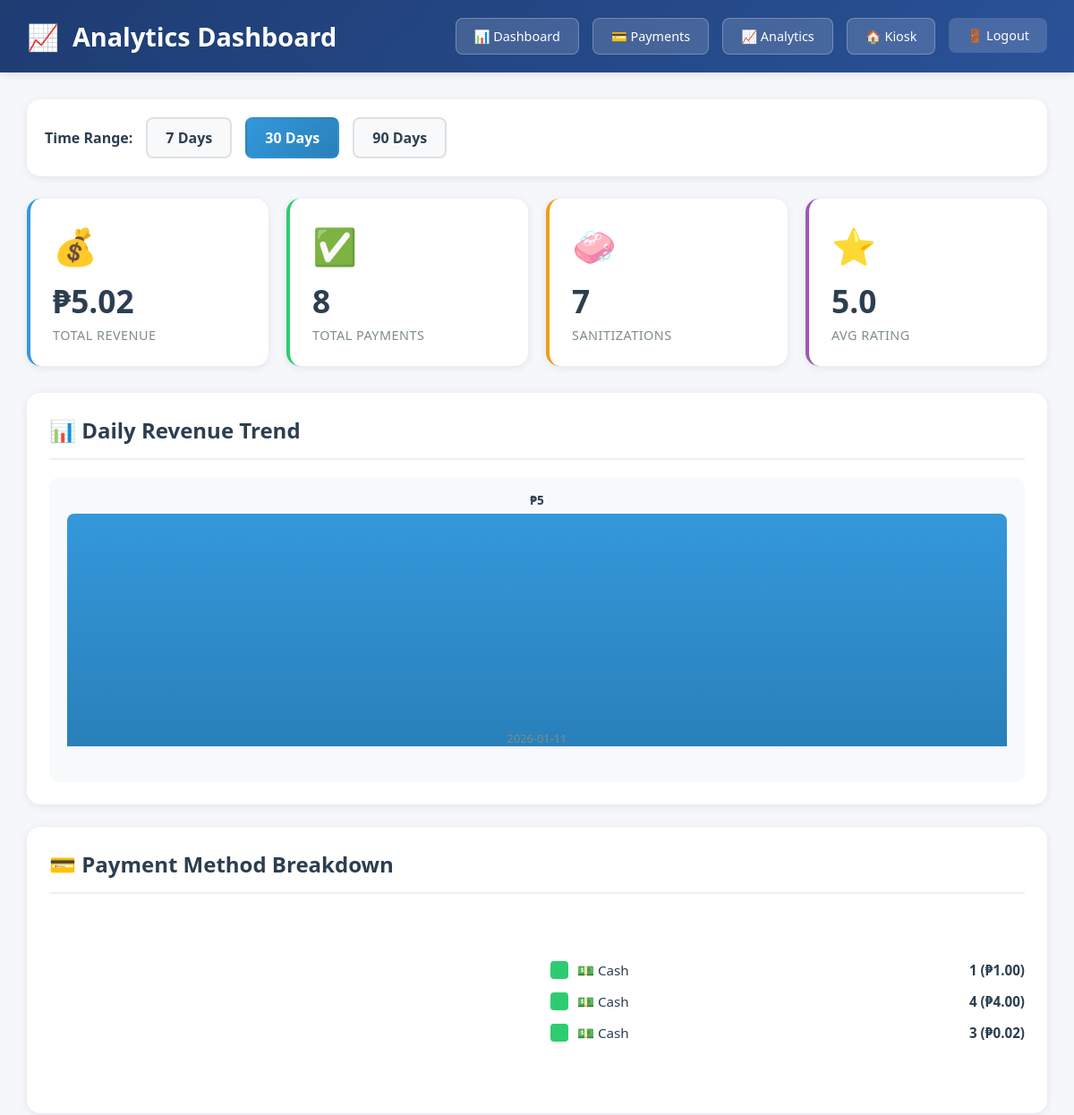
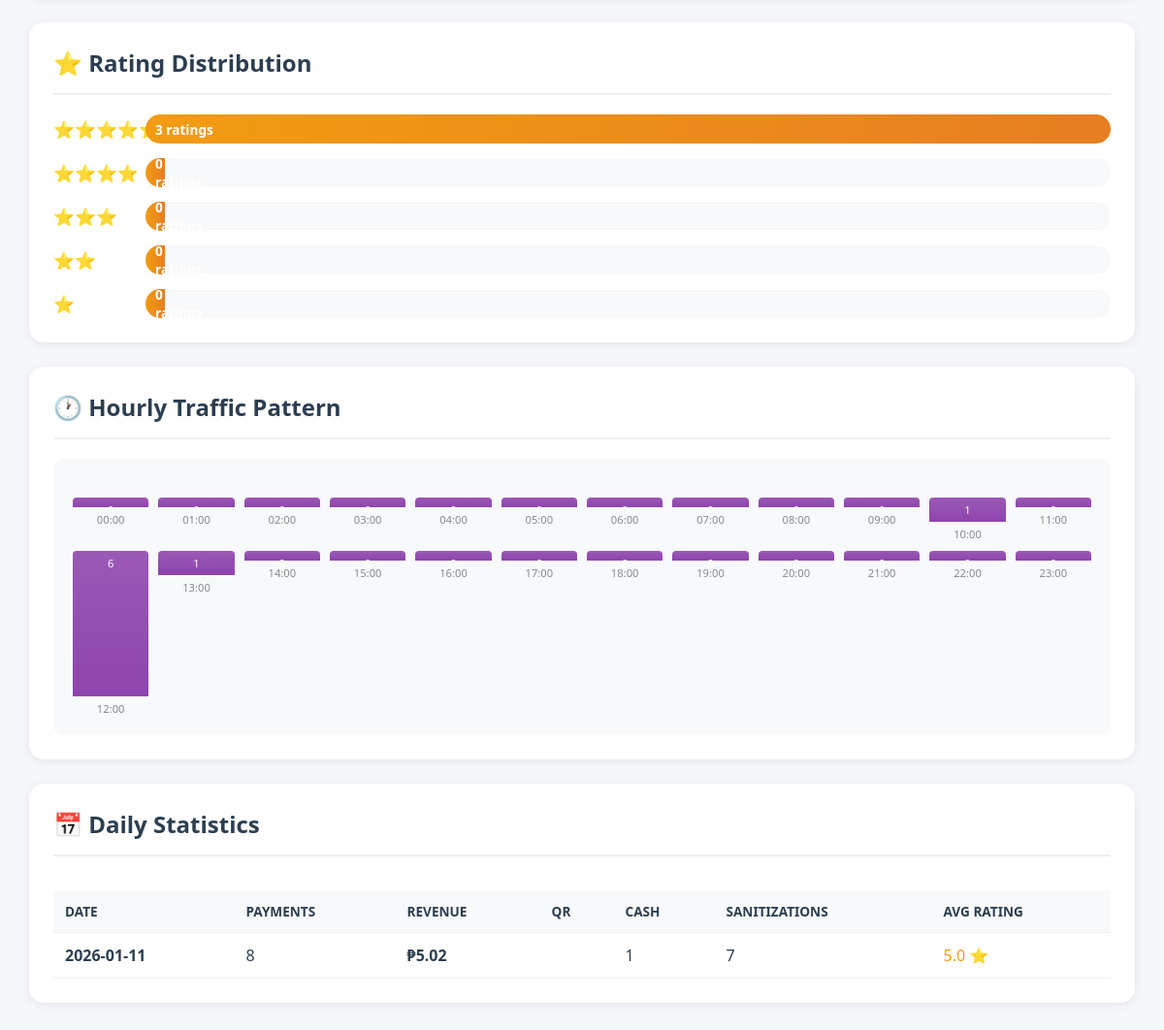
The page /admin/analytics (signed in) on the database its author committed (2 pictures, top to bottom).
### tables this page shows
CREATE TABLE daily_stats (
            id INTEGER PRIMARY KEY AUTOINCREMENT,
            date DATE UNIQUE NOT NULL,
            total_payments INTEGER DEFAULT 0,
            total_revenue REAL DEFAULT 0,
            successful_sanitizations INTEGER DEFAULT 0,
            average_rating REAL DEFAULT 0,
            qrph_payments INTEGER DEFAULT 0,
            cash_payments INTEGER DEFAULT 0
        );

### app.py (the view)
@app.route("/admin/analytics")
@login_required
def admin_analytics():
    conn = get_db()
    c = conn.cursor()
    days = int(request.args.get('days', 30))
    start_date = datetime.now().date() - timedelta(days=days)
    c.execute('''
        SELECT * FROM daily_stats
        WHERE date >= ?
        ORDER BY date
    ''', (start_date,))
    daily_stats = c.fetchall()
    c.execute('''
        SELECT payment_method, COUNT(*) as count, COALESCE(SUM(amount), 0) as total
        FROM payments
        WHERE status = 'PAID' AND DATE(created_at) >= ?
        GROUP BY payment_method
    ''', (start_date,))
    payment_methods = c.fetchall()
    c.execute('''
        SELECT rating, COUNT(*) as count
        FROM ratings
        WHERE DATE(created_at) >= ?
        GROUP BY rating
        ORDER BY rating
    ''', (start_date,))
    rating_distribution = c.fetchall()
    c.execute('''
        SELECT strftime('%H', created_at) as hour, COUNT(*) as count
        FROM payments
        WHERE status = 'PAID' AND DATE(created_at) >= ?
        GROUP BY hour
        ORDER BY hour
    ''', (start_date,))
    hourly_distribution = c.fetchall()
    conn.close()
    return render_template("admin_analytics.html",
                         daily_stats=[dict(d) for d in daily_stats],
                         payment_methods=[dict(p) for p in payment_methods],
                         rating_distribution=[dict(r) for r in rating_distribution],
                         hourly_distribution=[dict(h) for h in hourly_distribution],
                         days=days)

### app.py (called while the page is built)
def get_db():
    conn = sqlite3.connect('helmet_sanitizer.db')
    conn.row_factory = sqlite3.Row
    return conn

def login_required(f):
    @wraps(f)
    def decorated_function(*args, **kwargs):
        if 'admin_logged_in' not in session:
            return redirect(url_for('admin_login'))
        return f(*args, **kwargs)
    return decorated_function

### templates/admin_analytics.html (shortened to what this page needs)
<!DOCTYPE html>
<html lang="en">
<head>
</head>
<body>
    <div class="header">
        <h1>
            <span>📈</span>
            Analytics Dashboard
        </h1>
        <div class="header-nav">
            <a href="{{ url_for('admin_dashboard') }}">📊 Dashboard</a>
            <a href="{{ url_for('admin_payments') }}">💳 Payments</a>
            <a href="{{ url_for('admin_analytics') }}">📈 Analytics</a>
            <a href="{{ url_for('home') }}">🏠 Kiosk</a>
            <form method="GET" action="{{ url_for('admin_logout') }}" style="display: inline;">
                <button type="submit" class="logout-btn">🚪 Logout</button>
            </form>
        </div>
    </div>
    <div class="container">
        <div class="time-range-selector">
            <strong>Time Range:</strong>
            <a href="{{ url_for('admin_analytics', days=7) }}" class="{% if days == 7 %}active{% endif %}">7 Days</a>
            <a href="{{ url_for('admin_analytics', days=30) }}" class="{% if days == 30 %}active{% endif %}">30 Days</a>
            <a href="{{ url_for('admin_analytics', days=90) }}" class="{% if days == 90 %}active{% endif %}">90 Days</a>
        </div>
        <div class="stats-grid">
            <div class="stat-card primary">
                <div class="stat-icon">💰</div>
                <div class="stat-value">
                    ₱{{ "%.2f"|format(daily_stats|map(attribute='total_revenue')|sum) }}
                </div>
                <div class="stat-label">Total Revenue</div>
            </div>
            <div class="stat-card success">
                <div class="stat-icon">✅</div>
                <div class="stat-value">
                    {{ daily_stats|map(attribute='total_payments')|sum }}
                </div>
                <div class="stat-label">Total Payments</div>
            </div>
            <div class="stat-card warning">
                <div class="stat-icon">🧼</div>
                <div class="stat-value">
                    {{ daily_stats|map(attribute='successful_sanitizations')|sum }}
                </div>
                <div class="stat-label">Sanitizations</div>
            </div>
            <div class="stat-card info">
                <div class="stat-icon">⭐</div>
                <div class="stat-value">
                    {% set avg_rating = (daily_stats|map(attribute='average_rating')|select|list) %}
                    {{ "%.1f"|format((avg_rating|sum / avg_rating|length) if avg_rating|length > 0 else 0) }}
                </div>
                <div class="stat-label">Avg Rating</div>
            </div>
        </div>
        <div class="section">
            <div class="section-header">
                <h2>📊 Daily Revenue Trend</h2>
            </div>
            <div class="chart-container">
                <div class="bar-chart">
                    {% if daily_stats %}
                        {% set max_revenue = daily_stats|map(attribute='total_revenue')|max %}
                        {% for stat in daily_stats %}
                        <div class="bar" style="height: {{ (stat.total_revenue / max_revenue * 100)|int if max_revenue > 0 else 0 }}%;">
                            <div class="bar-value">₱{{ "%.0f"|format(stat.total_revenue) }}</div>
                            <div class="bar-label">{{ stat.date }}</div>
                        </div>
                        {% endfor %}
                    {% else %}
                        <p style="margin: auto; color: #95a5a6;">No data available</p>
                    {% endif %}
                </div>
            </div>
        </div>
        <div class="section">
            <div class="section-header">
                <h2>💳 Payment Method Breakdown</h2>
            </div>
            <div class="pie-chart-container">
                <div>
                    {% set qr_total = payment_methods|selectattr('payment_method', 'equalto', 'QR')|map(attribute='count')|sum %}
                    {% set cash_total = payment_methods|selectattr('payment_method', 'equalto', 'CASH')|map(attribute='count')|sum %}
                    {% set total = qr_total + cash_total %}
                    {% if total > 0 %}
                        {% set qr_percent = (qr_total / total * 100)|int %}
                        <div class="pie-chart" style="background: conic-gradient(
                            #3498db 0deg {{ qr_percent * 3.6 }}deg,
                            #2ecc71 {{ qr_percent * 3.6 }}deg 360de );"></div>
                    {% else %}
                        <div class="pie-chart" style="background: #ecf0f1;"></div>
                    {% endif %}
                </div>
                <div class="legend">
                    {% for method in payment_methods %}
                    <div class="legend-item">
                        <div class="legend-color" style="background: {% if method.payment_method == 'QR' %}#3498db{% else %}#2ecc71{% endif %};"></div>
                        <div class="legend-label">
                            {% if method.payment_method == 'QR' %}📱 QR Payment{% else %}💵 Cash{% endif %}
                        </div>
                        <div class="legend-value">{{ method.count }} (₱{{ "%.2f"|format(method.total) }})</div>
                    </div>
                    {% endfor %}
                </div>
            </div>
        </div>
        <div class="section">
            <div class="section-header">
                <h2>⭐ Rating Distribution</h2>
            </div>
            <div class="rating-distribution">
                {% set total_ratings = rating_distribution|map(attribute='count')|sum %}
                {% for i in range(5, 0, -1) %}
                    {% set rating_count = rating_distribution|selectattr('rating', 'equalto', i)|map(attribute='count')|sum %}
                    <div class="rating-row">
                        <div class="rating-stars">
                            {% for j in range(i) %}⭐{% endfor %}
                        </div>
                        <div class="rating-bar">
                            <div class="rating-bar-fill" style="width: {{ (rating_count / total_ratings * 100)|int if total_ratings > 0 else 0 }}%;">
                                {{ rating_count }} ratings
                            </div>
                        </div>
                    </div>
                {% endfor %}
            </div>
        </div>
        <div class="section">
            <div class="section-header">
                <h2>🕐 Hourly Traffic Pattern</h2>
            </div>
            <div class="chart-container">
                <div class="hourly-chart">
                    {% if hourly_distribution %}
                        {% set max_hour = hourly_distribution|map(attribute='count')|max %}
                        {% for hour in range(24) %}
                            {% set hour_data = hourly_distribution|selectattr('hour', 'equalto', '%02d'|format(hour))|first %}
                            {% set count = hour_data.count if hour_data else 0 %}
                            <div class="hour-bar">
                                <div class="hour-bar-graph" style="height: {{ (count / max_hour * 150)|int if max_hour > 0 else 10 }}px;">
                                    <div style="text-align: center; font-size: 0.7em; color: white; padding-top: 5px;">{{ count }}</div>
                                </div>
                                <div class="hour-label">{{ '%02d'|format(hour) }}:00</div>
                            </div>
                        {% endfor %}
                    {% endif %}
                </div>
            </div>
        </div>
        <div class="section">
            <div class="section-header">
                <h2>📅 Daily Statistics</h2>
            </div>
            <div style="overflow-x: auto;">
                <table>
                    <thead>
                        <tr>
                            <th>Date</th>
                            <th>Payments</th>
                            <th>Revenue</th>
                            <th>QR</th>
                            <th>Cash</th>
                            <th>Sanitizations</th>
                            <th>Avg Rating</th>
                        </tr>
                    </thead>
                    <tbody>
                        {% for stat in daily_stats|reverse %}
                        <tr>
                            <td><strong>{{ stat.date }}</strong></td>
                            <td>{{ stat.total_payments }}</td>
                            <td><strong>₱{{ "%.2f"|format(stat.total_revenue) }}</strong></td>
                            <td>{{ stat.qr_payments }}</td>
                            <td>{{ stat.cash_payments }}</td>
                            <td>{{ stat.successful_sanitizations }}</td>
                            <td>
                                <span style="color: #f39c12;">
                                    {{ "%.1f"|format(stat.average_rating) }} ⭐
                                </span>
                            </td>
                        </tr>
                        {% endfor %}
                    </tbody>
                </table>
            </div>
        </div>
    </div>
</body>
</html>

### rows shown on the page
daily_stats: total_revenue "5", date "2026-01-11", total_payments "8", total_revenue "5.02", cash_payments "1", successful_sanitizations "7", average_rating "5.0"

### other values the page prints
{{ "%.2f"|format(daily_stats|map(attribute='total_revenue')|sum) }} "5.02"
{{ daily_stats|map(attribute='total_payments')|sum }} "8"
{{ daily_stats|map(attribute='successful_sanitizations')|sum }} "7"
{{ method.count }} "1" "4" "3"
{{ "%.2f"|format(method.total) }} "1.00" "4.00" "0.02"
{{ rating_count }} "3" "0" "0" "0" "0"
{{ count }} "0" "0" "0" "0" "0" "0" "0" "0" "0" "0" "1" "0" "6" "1" "0" "0" "0" "0" "0" "0" "0" "0" "0" "0"
{{ '%02d'|format(hour) }} "00" "01" "02" "03" "04" "05" "06" "07" "08" "09" "10" "11" "12" "13" "14" "15" "16" "17" "18" "19" "20" "21" "22" "23"
